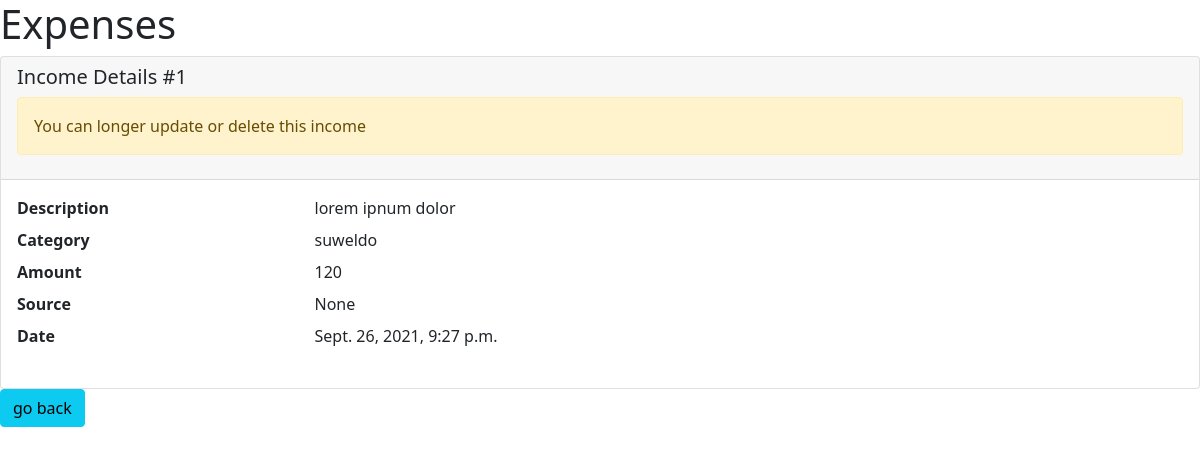
The page /income/detail/1 (signed in) on the database its author committed.
### income/models.py (models this page shows, shortened)
class Income(models.Model):
	description 		= models.TextField()
	category 			= models.ForeignKey(IncomeType, related_name='income', on_delete=models.CASCADE, null=True)
	amount				= models.IntegerField(default=0)
	source				= models.CharField(max_length=32, null=True)
	timestamp			= models.DateTimeField(auto_now_add=True)
	account 			= models.ForeignKey(BankAccount, related_name='user_income', on_delete=models.CASCADE, null=True)

class IncomeType(models.Model):
	name 				= models.CharField(max_length=32)
	description			= models.TextField()
	def __str__(self):
		return self.name

### income/views.py (the view)
# urls.py: path('detail/<int:pk>', views.IncomeDetailView.as_view(), name='income_detail'),
@method_decorator(login_required, name='dispatch')
class IncomeDetailView(DetailView):
	model = Income
	template_name = 'income/detail.html'
	context_object_name = 'income'
	def get_object(self, queryset=None):
		obj = super(IncomeDetailView, self).get_object(queryset=queryset)
		if obj.account != self.request.user.bank_account:
			raise Http404()
		return obj
	def get_queryset(self):
		queryset = super(IncomeDetailView, self).get_queryset()
		return queryset.filter(account=self.request.user.bank_account)
	def get_context_data(self, **kwargs):
		context = super(IncomeDetailView, self).get_context_data(**kwargs)
		income = context['income']
		delete_link = reverse_lazy('income_delete', kwargs={'pk':income.pk})
		update_link = reverse_lazy('income_update', kwargs={'pk':income.pk})
		if not is_object_expired(income, settings.TWELVE_HOUR_DURATION):
			context['update_link'] = update_link
			context['delete_link'] = delete_link
			context['is_expired'] = False
		else:
			context['is_expired'] = True
		context['go_back_link'] = reverse_lazy('incomes_list')
		return context

### accounts/utils.py (called while the page is built)
def is_object_expired(obj, duration):
	expired_on = timezone.make_aware(datetime.now() - duration)
	return obj.timestamp < expired_on

### templates/income/detail.html (shortened to what this page needs)
{% extends 'expense_base.html' %}
{% block content %}
	<div class="card">
	    <div class="card-header">
	        <h5 class="card-title">Income Details #{{income.id}}</h5>
	        {% if not is_expired %}
	        	<p class="alert alert-warning">You can only update or delete within 12hrs after creation<br>
	        	If the fund is already in use even within 12hrs of creation,
	        	you can longer update or delete this income</p>
	        {% else %}
	        	<p class="alert alert-warning">You can longer update or delete this income</p>
	        {% endif %}
	    </div>
	    <div class="card-body">
	    <dl class="row">
	      <dt class="col-sm-3">Description</dt>
	      <dd class="col-sm-9">{{ income.description}}</dd>
	      <dt class="col-sm-3">Category</dt>
	      <dd class="col-sm-9">{{income.category}}</dd>
	      <dt class="col-sm-3">Amount</dt>
	      <dd class="col-sm-9">{{income.amount}}</dd>
	      <dt class="col-sm-3">Source</dt>
	      <dd class="col-sm-9">{{income.source}}</dd>
	      <dt class="col-sm-3">Date</dt>
	      <dd class="col-sm-9">{{income.timestamp}}</dd>
	    </dl>
	    </div>
	</div>
	<a href="{{go_back_link}}" class="btn btn-info">go back</a>
{% endblock %}

### rows shown on the page
Income: id "1", description "lorem ipnum dolor", category "suweldo", amount "120", source "None", timestamp "Sept. 26, 2021, 9:27 p.m."
